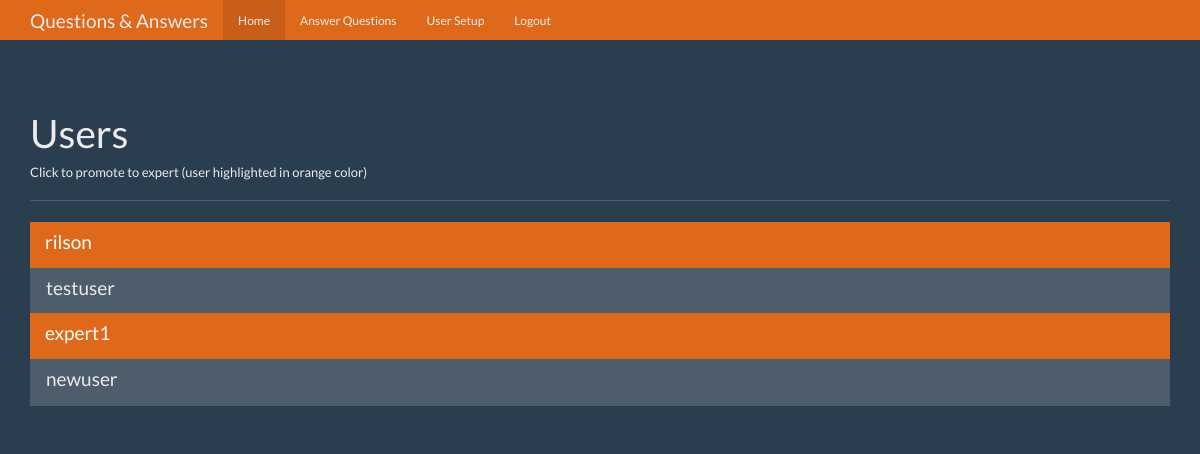
The app's page /users (signed in) with its own data.
### tables this page shows
CREATE TABLE users (
    id integer primary key autoincrement,
    name text not null,
    password text not null,
    expert boolean not null,
    admin boolean not null 
);

### app.py (the view)
@app.route('/users')
def users():
    user = get_current_user()
    if not user:
        return redirect(url_for('login'))
    if user['admin'] == 0:
        return redirect(url_for('index'))
    db = get_db()
    user_cur = db.execute('select id, name, expert, admin from users')
    users_result = user_cur.fetchall()
    return render_template('users.html', user=user, users=users_result)

### app.py (called while the page is built)
def connect_db():
    sql = sqlite3.connect("questions.db")
    sql.row_factory = sqlite3.Row
    return sql

def get_db():
    if not hasattr(g, 'sqlite3'):
        g.sqlite_db = connect_db()
    return g.sqlite_db

def get_current_user():
    user_result = None
    if 'user' in session:
        user = session['user']
        db = get_db()
        user_cur = db.execute('select id, name, password, expert, admin from users where name = ?', [user])
        user_result = user_cur.fetchone()
    return user_result

### templates/users.html (shortened to what this page needs)
<!DOCTYPE html>
<html lang="en">
  <head>
    <link href="{{ url_for('static', filename='bootstrap.min.css') }}" rel="stylesheet">
    <link href="{{ url_for('static', filename='theme.css') }}" rel="stylesheet">
  </head>
  <body>
    <nav class="navbar navbar-inverse navbar-fixed-top">
      <div class="container">
        <div class="navbar-header">
          <a class="navbar-brand" href="#">Questions & Answers</a>
        </div>
        <div id="navbar" class="navbar-collapse collapse">
          <ul class="nav navbar-nav">
            <li class="active"><a href="{{ url_for('index') }}">Home</a></li>
            {% if user and user['expert'] == 1 %}
            <li><a href="{{ url_for('unanswered') }}">Answer Questions</a></li>
            {% endif %}
            {% if user and user['admin'] == 1 %}
            <li><a href="{{ url_for('users') }}">User Setup</a></li>
            {% endif %}
            {% if user %}
            <li><a href="{{ url_for('logout') }}">Logout</a></li>
            {% endif %}
          </ul>
        </div>
      </div>
    </nav>
    <div class="container theme-showcase" role="main">
      <div class="page-header">
        <h1>Users</h1>
        <h6>Click to promote to expert (user highlighted in orange color)</h6>
      </div>
      <div class="row">
        <div class="col-lg-12">
          <div class="list-group">
            {% for user in users %}
            <a href="{{ url_for('promote', user_id=user['id']) }}" class="list-group-item {% if user['expert'] == 1 %} active {% endif %}">
              <h4 class="list-group-item-heading">{{ user['name'] }}</h4>
            </a>
            {% endfor %}
          </div>
        </div>
      </div>
    </div>
  </body>
</html>

### static/theme.css (style rules this page uses)
body { padding-top: 70px; padding-bottom: 30px; }

### records on screen
users: name "rilson"
users: name "testuser"
users: name "expert1"
users: name "newuser"
